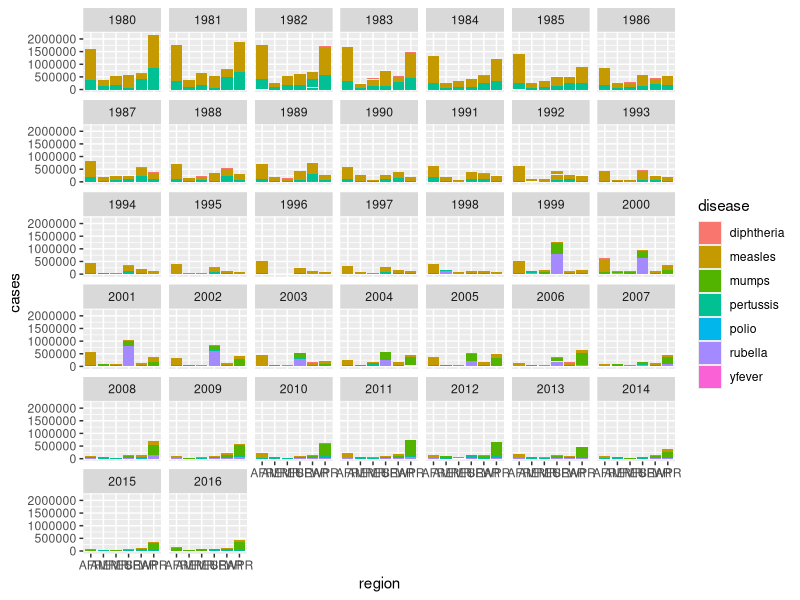
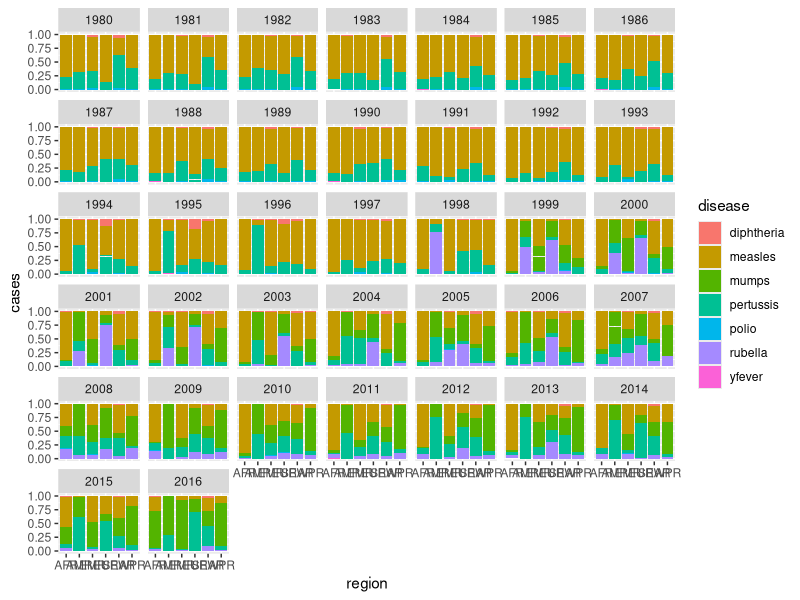
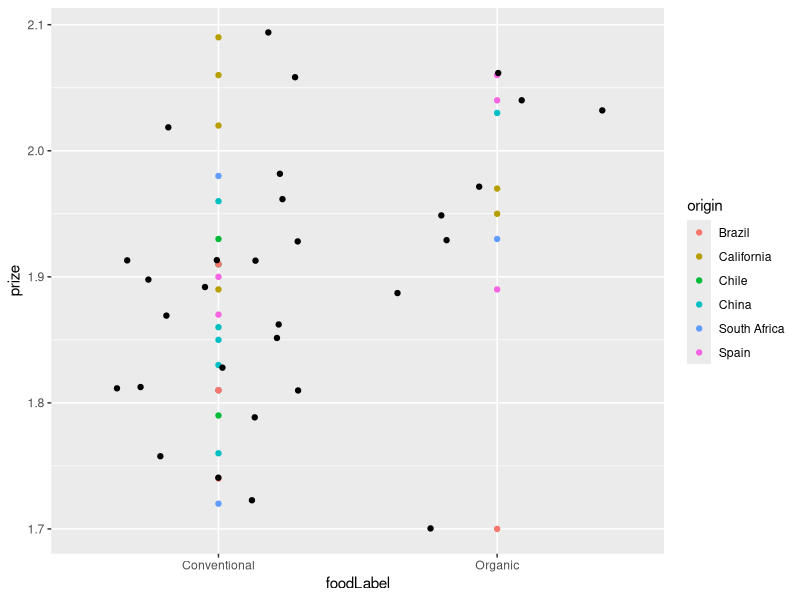

Here is the R script that generated these plots, in order:
# Introduction to R 2.0
# Sine Zambach, 2021

# Data frames ----

# Dataframes versus matrix
df <- data.frame(matrix(c(1,3,5,2,"hello","world"), ncol = 3))
str(df)

df <- data.frame(c(1,3),c(5,2),c("hello","world"))
names(df) <- c("X1","X2","X3")
str(df)

## more ways to access same element of a dataframe
df[2,1]
df$X1[2]
df[2,"X1"]


# Use library to unpack the package "readxl"
library(readxl)


# Find path using the "Import Dataset" from 
# "Environment" (normally upper right corner)

who_disease <- read.csv("who_disease.csv") # CSV-file
BOO <- read_excel("BagsOfOranges_Fact.xlsx")

# inspect - recap
View(who_disease) # in this pane

nrow(who_disease) # in the console
str(who_disease)
summary(who_disease)

length(unique(who_disease$disease))

## Wrangle ------
library(tidyverse)


# Joining/merging 

who_disease$country <- as.character(who_disease$country)

BOO <- left_join(BOO, unique(who_disease[,c("country","region")]), by=c("origin" = "country"))
View(BOO)

left_join(BOO, unique(who_disease[,c("country","region")]), by=c("origin" = "country")) %>% View()


# counting instances in dataset
count(BOO, origin)

# mutate
BOO <- mutate(BOO, new_price=3+prize)

# group_by You can now create

group_by(BOO, origin) %>%
  summarise(m = mean(prize), nm = mean(new_price))




## Plotting ------
library(ggplot2)

ggplot(who_disease, aes(region, cases)) +
  geom_col(aes(fill=disease)) +
  facet_wrap(vars(year))

ggplot(who_disease, aes(region, cases)) +
  geom_col(aes(fill=disease),position="fill") +
  facet_wrap(vars(year))
 

ggplot(BOO, aes(foodLabel, prize)) +
  geom_point(aes(color=origin))+
  geom_jitter()



## Stat-tests ----

# t-tests used to compare
# t-tests Example 1:
x = rnorm(10)
y = rnorm(10)
t.test(x,y) # to vectors with numeric values 

# t-tests Example 2:
t.test(BOO$prize ~ BOO$foodLabel)



# fishers-tests
TeaTasting <- matrix(c(3, 1, 1, 3), 
                     nrow = 2, 
                     dimnames = list(Guess = c("Milk", "Tea"), 
                                     Truth = c("Milk", "Tea"))) 

fisher.test(TeaTasting, alternative = "greater") 

## Modelling and the pipe ----

lm(prize ~ origin + foodLabel, data=BOO) %>% summary()
# hmm weird?

lm(prize ~ ., data=BOO) %>% summary()
# now it makes sense

lm(prize ~ .-bagNo, data=BOO) %>% summary()
# better sense
